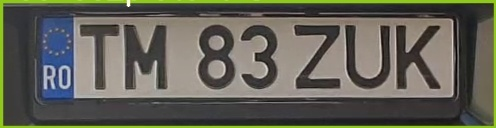
#> input picture S11.jpg, 496 x 128 px
$ python ocr_test.py
#> lines starting #> are read from the running program, lines starting #| are printed output that depends on the picture; after the words box and inside, x2 and y2 are one past the last pixel; in counts of white or black regions, pixels touching at a corner belong together
#> in main, rec is the input picture: shape (128, 496, 3); mean B, G, R 85.4, 96.7, 97.2
### ocr.py
from cv2 import cv2
import pytesseract
from PIL import Image
import os
import numpy as np

pytesseract.pytesseract.tesseract_cmd = r'C:\Program Files\Tesseract-OCR\tesseract.exe'

# [111 lines left out: functions processAlpha, processNumber, process_plate_text, not called in this run]

#extracts text form licence plate image
def extract_plate_text(img):

    img = cv2.resize(img, None, fx = 3, fy = 3, interpolation = cv2.INTER_CUBIC)
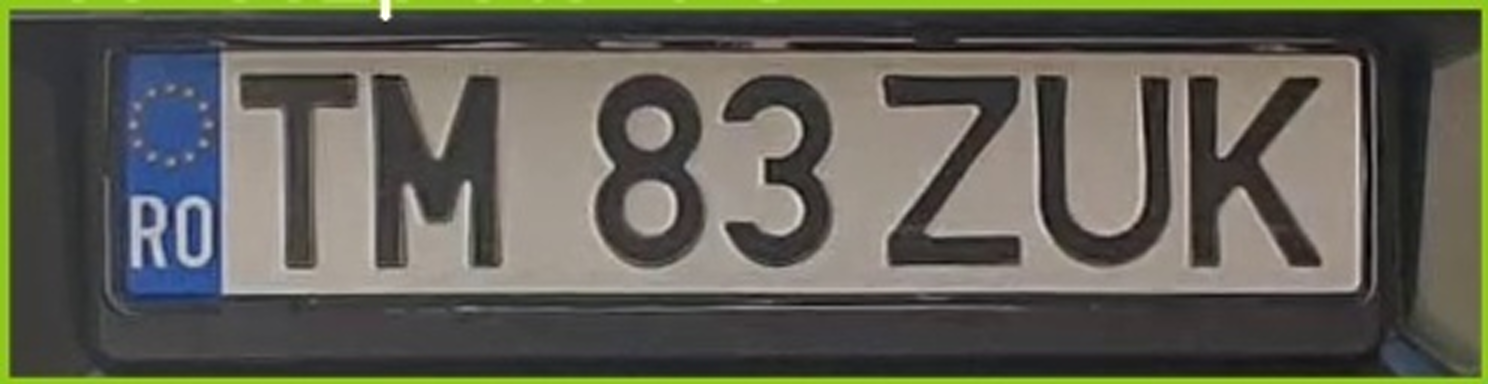
#> img: shape (384, 1488, 3); mean of channels 0, 1, 2 85.4, 96.7, 97.2; drawn as B, G, R
    img = cv2.cvtColor(img, cv2.COLOR_BGR2GRAY)
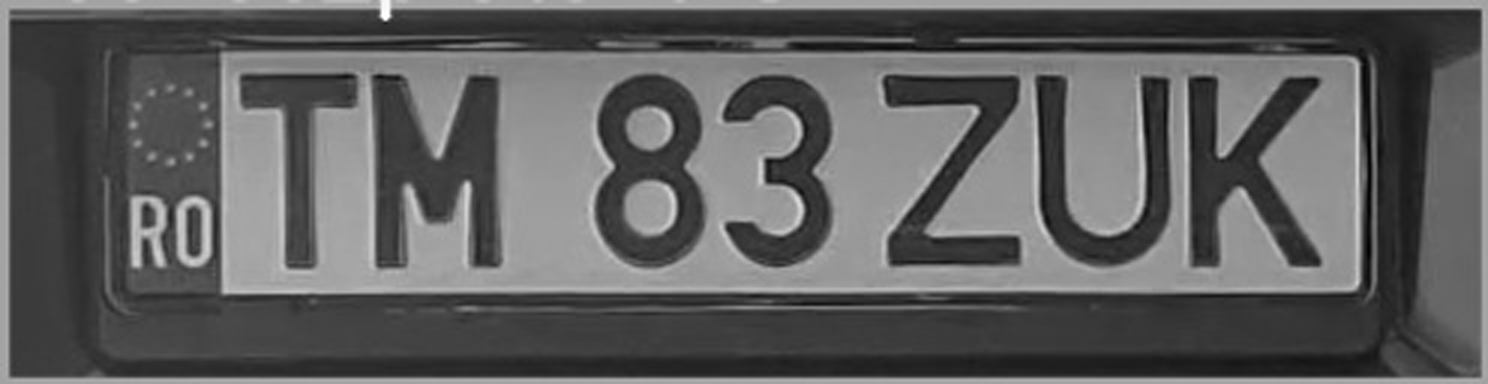
#> img: shape (384, 1488); min 1, max 255, mean 95.5
    img = cv2.GaussianBlur(img, (5,5), 0)
    img = cv2.threshold(img, 0, 255, cv2.THRESH_BINARY | cv2.THRESH_OTSU)[1]
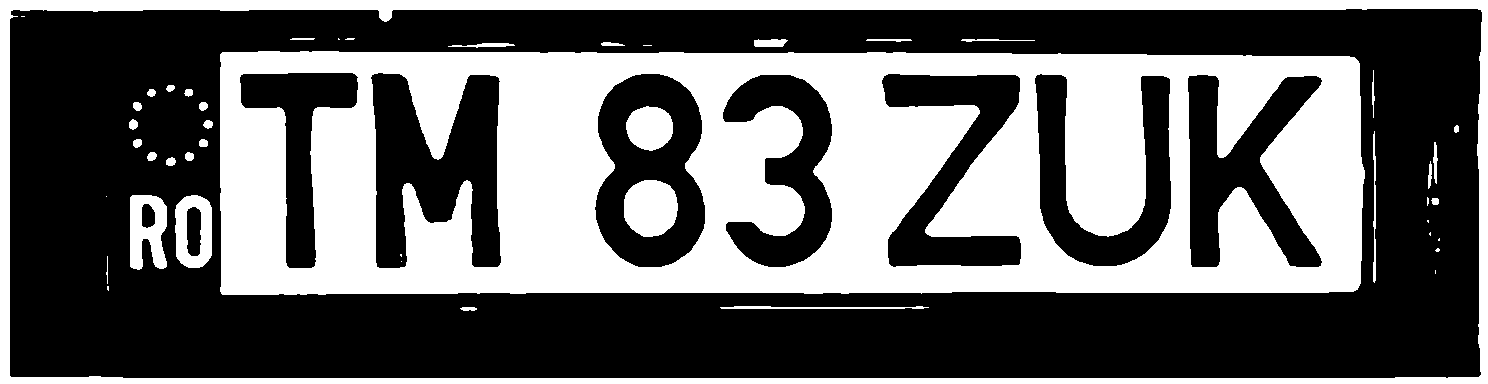
#> img: shape (384, 1488); 39.9% white; 47 white regions (14 under 20 px), largest, box (x1, y1, x2, y2) and area: (220, 51, 1365, 295) 186320, (0, 0, 1488, 384) 31101, (624, 180, 678, 237) 2494

    rectangle = cv2.getStructuringElement(cv2.MORPH_RECT, (5,5))
    img = cv2.dilate(img, rectangle, iterations = 1)
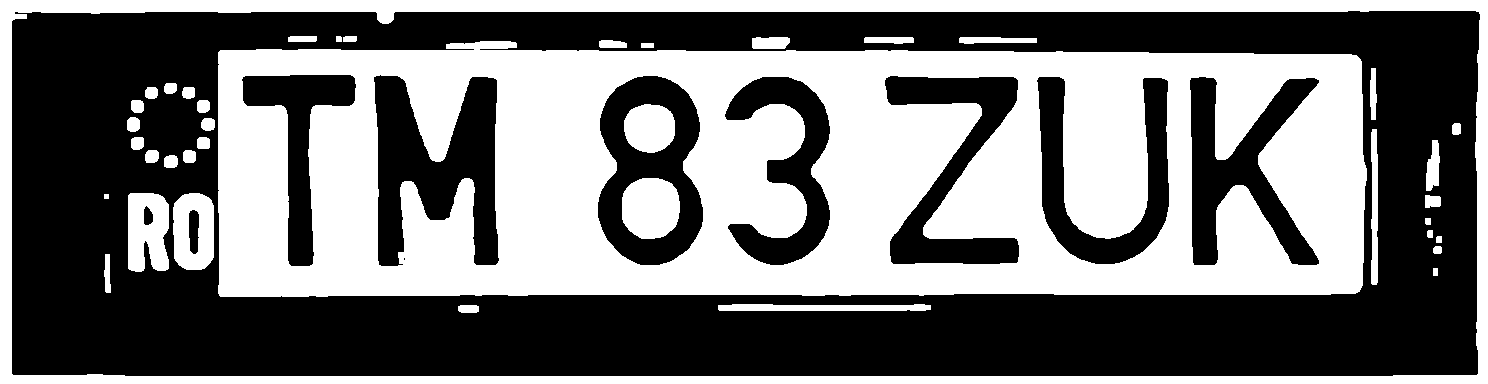
#> img: shape (384, 1488); 45.8% white; 40 white regions, largest, box (x1, y1, x2, y2) and area: (218, 41, 1367, 297) 205433, (0, 0, 1488, 384) 38620, (622, 178, 680, 239) 2954

    text = pytesseract.image_to_string(img, config='-c tessedit_char_whitelist=0123456789ABCDEFGHIJKLMNOPQRSTUVWXYZ --psm 8 --oem 3')

    if len(text) < 6:
        print("\n\nERROR plate : ", text, "\n\n")
    else:
        print("\n\nPlate Detected : ", text, "\n\n")
        text = process_plate_text(text)
        print("\n\nPlate Detected Adjustment : ", text, "\n\n")

# [5 lines left out: function ocr_image, not called in this run]

### ocr_test.py
import ocr
from cv2 import cv2

def main():
    rec = cv2.imread("./S11.jpg")

    ocr.extract_plate_text(rec)
#> (the call stopped at in extract_plate_text, `text = pytesseract.image_to_string(img, config='-c tessedit_char_white..`: pytesseract is not available in this run)

    cv2.imshow("Result", rec)
    cv2.waitKey(0)
    cv2.destroyAllWindows


if __name__ == "__main__":
    main()

$ run again, with 15.jpg copied over S11.jpg
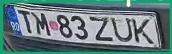
#> input picture 15.jpg, 172 x 54 px
#> in main, rec is the input picture: shape (54, 172, 3); mean B, G, R 128.1, 126.1, 102.9
#> in extract_plate_text, `img = cv2.threshold(img, 0, 255, cv2.THRESH_BINARY | cv2.THRESH_OTSU)[1]`:
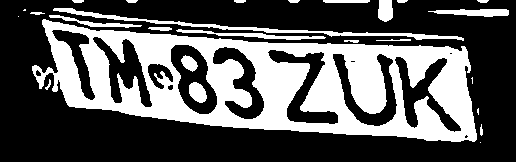
#> img: shape (162, 516); 35.4% white; 26 white regions (5 under 20 px), largest, box (x1, y1, x2, y2) and area: (32, 19, 477, 142) 25623, (53, 8, 464, 41) 1392, (176, 29, 326, 40) 482
#> in extract_plate_text, `img = cv2.dilate(img, rectangle, iterations = 1)`:
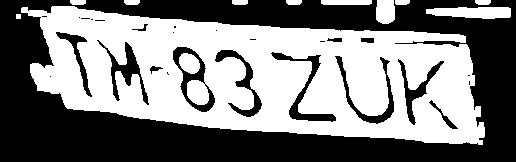
#> img: shape (162, 516); 50% white; 27 black regions (14 under 20 px), largest, box (x1, y1, x2, y2) and area: (0, 0, 516, 162) 36506, (271, 52, 336, 122) 817, (173, 47, 215, 112) 796

$ run again, with 22.jpg copied over S11.jpg
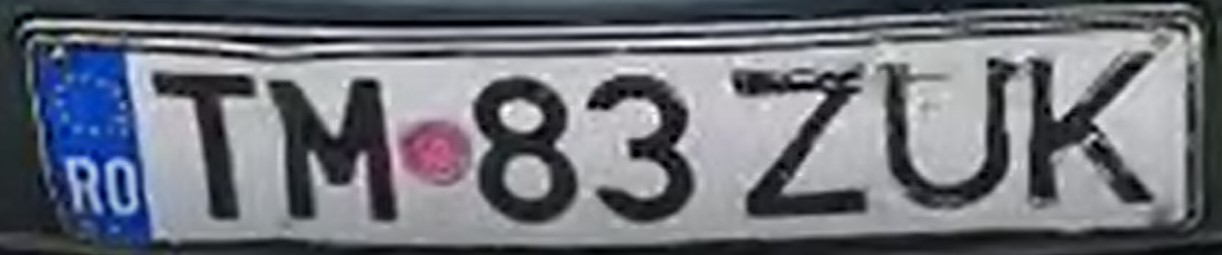
#> input picture 22.jpg, 1222 x 255 px
#> in main, rec is the input picture: shape (255, 1222, 3); mean B, G, R 122.8, 114.3, 111.2
#> in extract_plate_text, `img = cv2.threshold(img, 0, 255, cv2.THRESH_BINARY | cv2.THRESH_OTSU)[1]`:
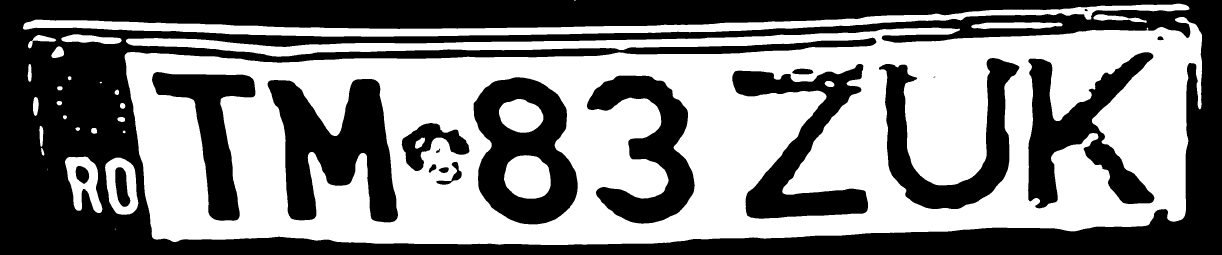
#> img: shape (765, 3666) (shown at 1/3 size); 51.3% white; 19 black regions (1 under 20 px), largest, box (x1, y1, x2, y2) and area: (0, 0, 3666, 765) 853580, (803, 237, 1194, 667) 92581, (1421, 232, 1733, 673) 79855
#> in extract_plate_text, `img = cv2.dilate(img, rectangle, iterations = 1)`:
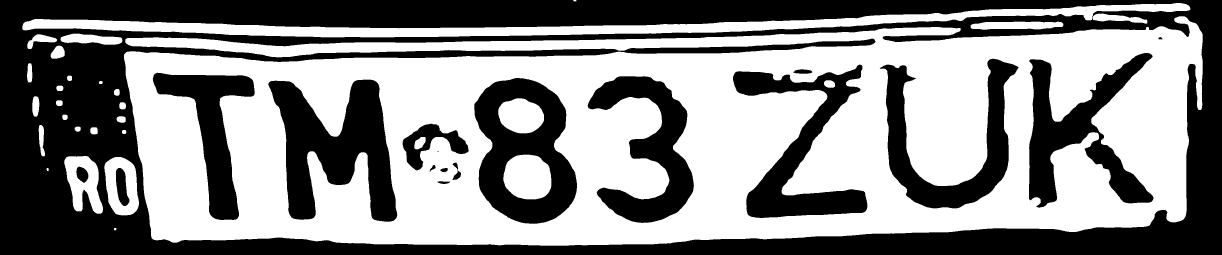
#> img: shape (765, 3666) (shown at 1/3 size); 54.5% white; 19 black regions (2 under 20 px), largest, box (x1, y1, x2, y2) and area: (0, 0, 3666, 765) 802123, (805, 239, 1192, 665) 87300, (1423, 234, 1731, 671) 74498
